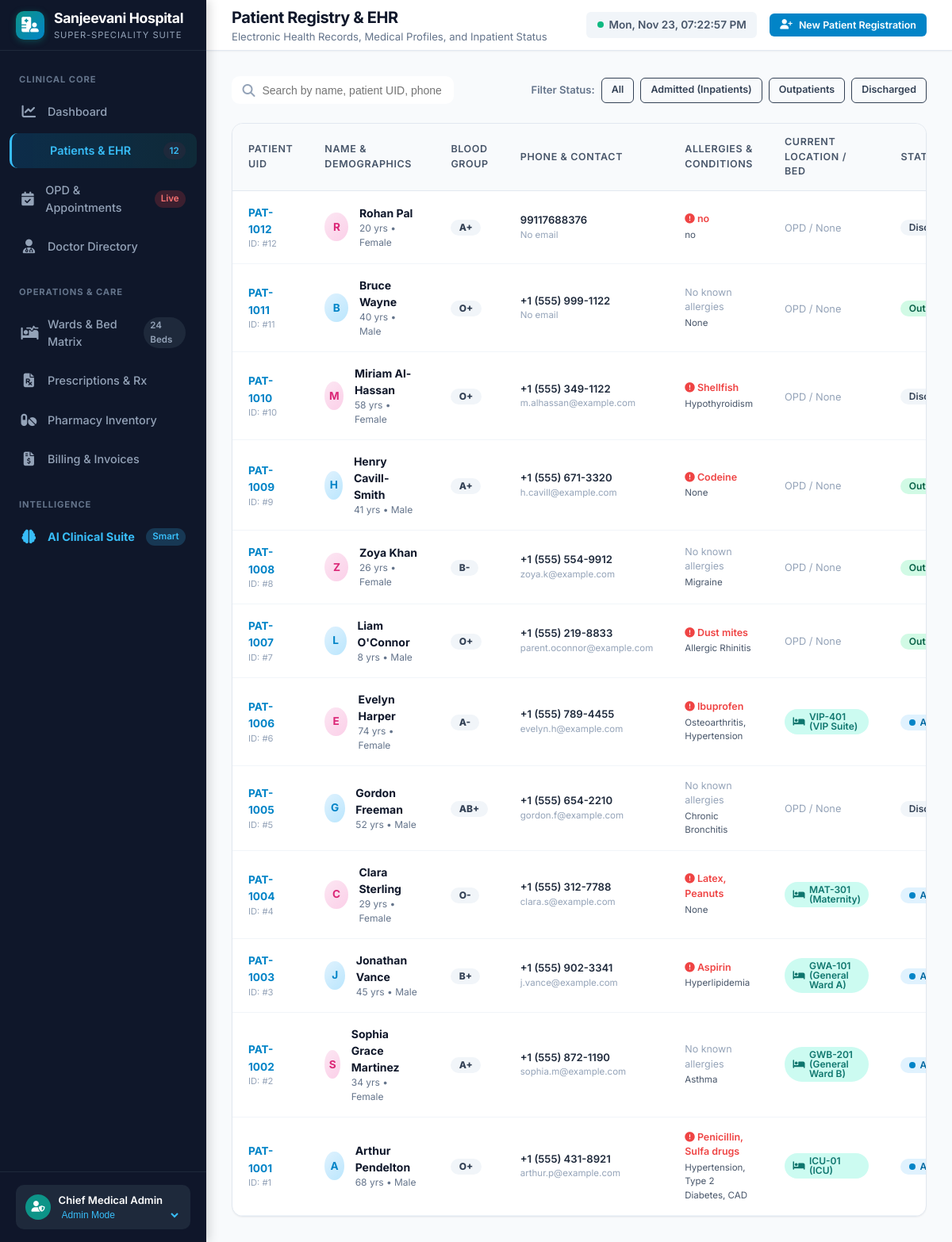
The app's page /patients, older data.
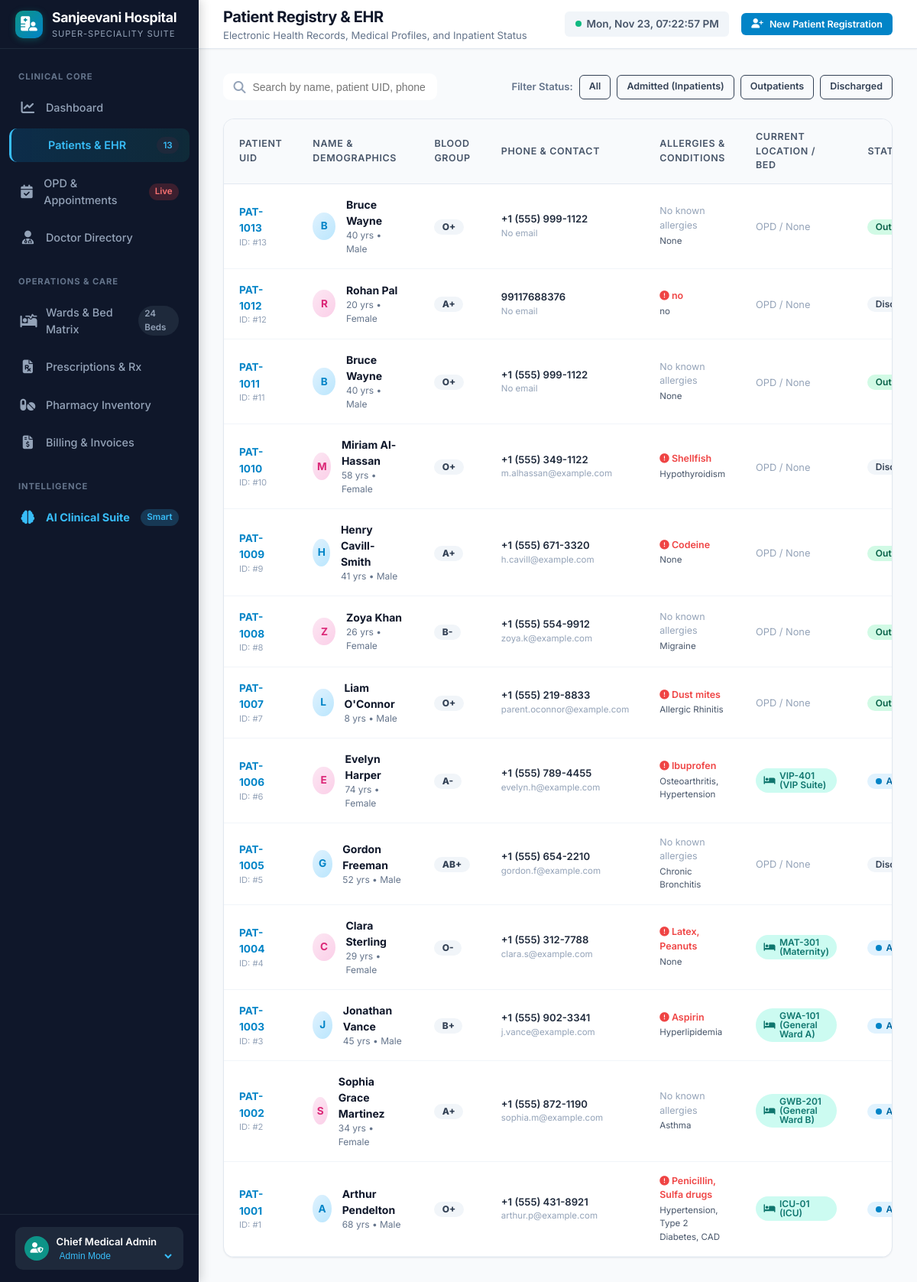
The same page, newer data.
### tables this page shows
CREATE TABLE patients (
        id INTEGER PRIMARY KEY AUTOINCREMENT,
        patient_uid TEXT UNIQUE NOT NULL,
        name TEXT NOT NULL,
        age INTEGER NOT NULL,
        gender TEXT NOT NULL,
        blood_group TEXT,
        phone TEXT,
        email TEXT,
        address TEXT,
        emergency_contact_name TEXT,
        emergency_contact_phone TEXT,
        allergies TEXT,
        chronic_conditions TEXT,
        admission_status TEXT DEFAULT 'Outpatient', -- 'Outpatient', 'Admitted', 'Discharged', 'Emergency'
        bed_id INTEGER,
        created_at TIMESTAMP DEFAULT CURRENT_TIMESTAMP,
        FOREIGN KEY (bed_id) REFERENCES beds(id) ON DELETE SET NULL
    );

CREATE TABLE beds (
        id INTEGER PRIMARY KEY AUTOINCREMENT,
        bed_number TEXT UNIQUE NOT NULL,
        ward TEXT NOT NULL, -- 'ICU', 'Emergency', 'General Ward A', 'General Ward B', 'Maternity', 'VIP Suite'
        floor TEXT,
        daily_rate REAL NOT NULL,
        status TEXT DEFAULT 'Available', -- 'Available', 'Occupied', 'Maintenance', 'Cleaning'
        patient_id INTEGER,
        admitted_at TIMESTAMP,
        FOREIGN KEY (patient_id) REFERENCES patients(id) ON DELETE SET NULL
    );

### app.py (the view)
@app.get("/patients", response_class=HTMLResponse)
async def patients_page(request: Request, status: Optional[str] = None, search: Optional[str] = None):
    patients = get_all_patients(search=search or "", status_filter=status or "")
    metrics = get_dashboard_metrics()
    return templates.TemplateResponse(
        request=request,
        name="patients.html",
        context={
            "active_page": "patients",
            "patients": patients,
            "current_filter": status,
            "total_patients": metrics["total_patients"]
        }
    )

### templates/patients.html (shortened to what the changed rows need)
{% extends "base.html" %}
{% block page_title %}Patient Registry & EHR{% endblock %}
{% block content %}
<div class="card">
    <div class="card-body" style="padding: 0;">
        <div class="table-responsive">
            <table class="clinical-table" id="patientsTable">
                <thead>
                    <tr>
                        <th>Patient UID</th>
                        <th>Name & Demographics</th>
                        <th>Blood Group</th>
                        <th>Phone & Contact</th>
                        <th>Allergies & Conditions</th>
                        <th>Current Location / Bed</th>
                        <th>Status</th>
                    </tr>
                </thead>
                <tbody>
                    {% for p in patients %}
                    <tr>
                        <td>
                            <strong style="color:var(--primary); font-size:0.85rem;">{{ p.patient_uid }}</strong>
                            <div style="font-size:0.7rem; color:var(--slate-400);">ID: #{{ p.id }}</div>
                        </td>
                        <td>
                            <div class="patient-cell">
                                <div class="avatar-sm {% if p.gender == 'Female' %}avatar-female{% endif %}">
                                    {{ p.name[:1] }}
                                </div>
                                <div>
                                    <div style="font-weight:700; color:var(--slate-900);">{{ p.name }}</div>
                                    <div style="font-size:0.75rem; color:var(--slate-500);">{{ p.age }} yrs • {{ p.gender }}</div>
                                </div>
                            </div>
                        </td>
                        <td>
                            <span class="badge badge-slate" style="font-weight:800;">{{ p.blood_group or 'N/A' }}</span>
                        </td>
                        <td>
                            <div style="font-weight:600; font-size:0.82rem;">{{ p.phone }}</div>
                            <div style="font-size:0.72rem; color:var(--slate-400);">{{ p.email or 'No email' }}</div>
                        </td>
                        <td>
                            {% if p.allergies and p.allergies != 'None' and p.allergies != 'None known' %}
                            <div style="color:var(--danger); font-weight:600; font-size:0.78rem;">
                                <i class="fas fa-exclamation-circle"></i> {{ p.allergies }}
                            </div>
                            {% else %}
                            <div style="color:var(--slate-400); font-size:0.78rem;">No known allergies</div>
                            {% endif %}
                            <div style="font-size:0.72rem; color:var(--slate-600); margin-top:2px;">{{ p.chronic_conditions or 'None' }}</div>
                        </td>
                        <td>
                            {% if p.bed_number %}
                            <span class="badge badge-teal"><i class="fas fa-bed"></i> {{ p.bed_number }} ({{ p.bed_ward }})</span>
                            {% else %}
                            <span style="color:var(--slate-400); font-size:0.8rem;">OPD / None</span>
                            {% endif %}
                        </td>
                        <td>
                            {% if p.admission_status == 'Admitted' %}
                            <span class="badge badge-primary"><span class="pulse-dot" style="background:#0284c7;"></span> Admitted</span>
                            {% elif p.admission_status == 'Emergency' %}
                            <span class="badge badge-danger">Emergency</span>
                            {% elif p.admission_status == 'Discharged' %}
                            <span class="badge badge-slate">Discharged</span>
                            {% else %}
                            <span class="badge badge-success">Outpatient</span>
                            {% endif %}
                        </td>
                    </tr>
                    {% endfor %}
                </tbody>
            </table>
        </div>
    </div>
</div>
{% endblock %}

Row changes from the older to the newer data that the page shows:
added patients: patient_uid "PAT-1013", id "13", name "B", name "Bruce Wayne", age "40", gender "Male", blood_group "O+", phone "+1 (555) 999-1122", email "No email", allergies "No known allergies", chronic_conditions "None", shows "OPD / None", admission_status "Outpatient"
Text that changed along with them:
{{ total_patients if total_patients is not none else 0 }}: "12" → "13"
